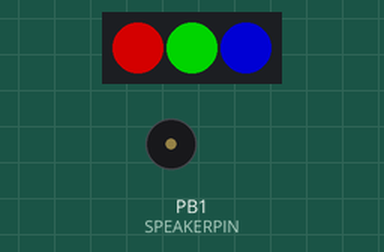
Recording of a sketch running on a simulated ATtiny85, built with avr-gcc and run on an emulated ATtiny85. Shown: 3 RGB LEDs in strip order, left to right, buzzer (waves = sounding, pin HIGH). Dim RGB values are drawn brighter than linear; random numbers use the default seed unless the sketch sets one.

Above: at 0.15 s.
At 0.75 s:
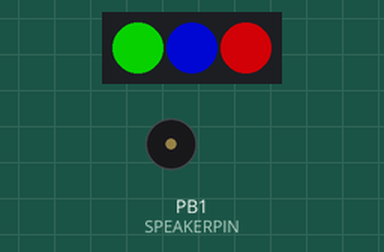
At 1.35 s:
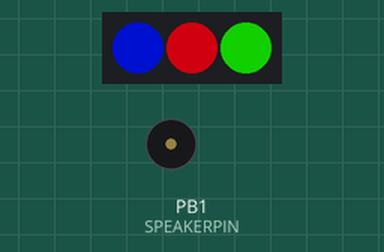
At 2.4 s:
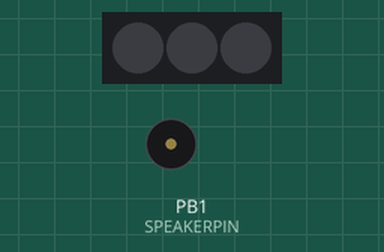
At 4.83 s:
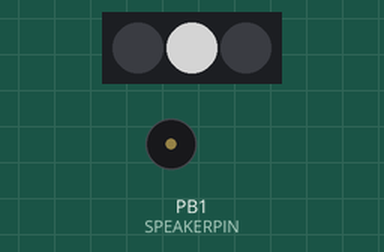
At 21.7 s:
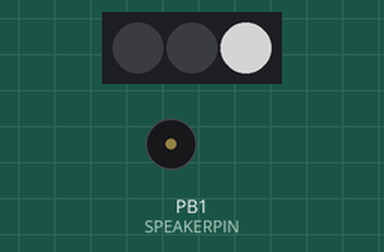
Timing chart, 0 to 23.2 s (numbered marks = the images above):
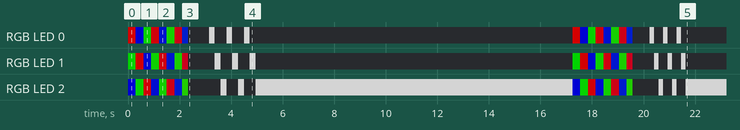

Measured:
- by itself, RGB LED 0: off → RGB(128, 0, 0) at 0.00 s, → RGB(0, 1, 126) 0.30 s later, → RGB(4, 123, 0) 0.30 s later, → RGB(122, 0, 6) 0.30 s later, … (30 changes in this stretch)
- by itself, RGB LED 1: off → RGB(0, 128, 0) at 0.00 s, → RGB(126, 0, 1) 0.30 s later, → RGB(0, 4, 123) 0.30 s later, → RGB(7, 120, 0) 0.30 s later, … (30 changes in this stretch)

The sketch:

Motococo_Bucket_lights.ino.ino
```cpp
// (licence header left out)
#include <Adafruit_NeoPixel.h>

#ifdef __AVR__
#include <avr/power.h>
#endif

// hardware description / pin connections
#define SPEAKERPIN      1
#define NEOPIXELPIN     0
#define POTI_LEFT      A2     // MOTOCOCO! Only one pot / sensor
#define BUTTONS_ADC    A3     // MOTOCOCO! Only one button
#define NUMPIXELS      3     // MOTOCOCO! Number of Neopixels vary

// hardware calibration
#define Vbutton_left   380
#define Vcc            37 // 3.7 V for LiPo
#define Vdiv           26 // measure max Voltage on Analog In

Adafruit_NeoPixel pixels = Adafruit_NeoPixel(NUMPIXELS, NEOPIXELPIN, NEO_GRB + NEO_KHZ800);

// variables
uint16_t colorPoti;
byte buttonState1 = LOW;
byte lastButtonState1 = LOW;
byte buttonCount1 = 0;
byte buttonReset1 = 4;

////////////////////////////////////////////////////////////////////////////////////////////////////////////////////////
/* Specific functions of the 8Bit Mixtape NEO
 ___ _____ _ _      _____ _     _                  _____ _____ _____
| . | __  |_| |_   |     |_|_ _| |_ ___ ___ ___   |   | |   __|     |
| . | __ -| |  _|  | | | | |_'_|  _| .'| . | -_|  | | | |   __|  |  |
|___|_____|_|_|    |_|_|_|_|_,_|_| |__,|  _|___|  |_|___|_____|_____|
                                       |_|
========================================================================================================================
   _________
  | 8Bit(x) |   uint8_t   getButton()                       -> 1 left, 2 right, 3 both
  |  o___o  |   uint16_t  analogReadScaled(uint8_t channel) -> scale the adc of the voltage divider to a retur 0..1023
  |__/___\__|   MOTOCOCO!: Only 1 button in Motococo, 2-button code left for compatibility with 8Bitmixtape & Neocococat

//////////////////////////////////////////////////////////////////////////////////////////////////////////////////////*/

uint8_t getButton()
{
  uint8_t button = 0;
  if (analogRead(BUTTONS_ADC) < Vbutton_left) button = 1;

  return button;
}

uint8_t getButtonState()
{
  uint8_t state = 0;
  int x = getButton();

  if (x == 0) {
    buttonState1 = LOW; // high means not pressed
  }
  if (x == 1) buttonState1 = HIGH; // low means pressed

  if (buttonState1 != lastButtonState1 && buttonState1 == LOW) {
    //do this on press of button 1
       buttonCount1++;
       if (buttonCount1 >= buttonReset1) {
        buttonCount1 = 0;
       }
  }
  return state;
}

uint16_t analogReadScaled(uint8_t channel)
{
  uint16_t value = analogRead(channel);
  value = 700 - value;
  return value;
}


////////////////////////////////////////////////////////////////////////////////////////////////////////////////////////
/* Specific functions of the NEO-Pixel Library
 _____ _____ _____        _         _
|   | |   __|     |   ___|_|_ _ ___| |
| | | |   __|  |  |  | . | |_'_| -_| |
|_|___|_____|_____|  |  _|_|_,_|___|_|
                     |_|

========================================================================================================================
   _________
  | NEO(x)  |   void setColorAllPixel(uint32_t color)                   -> Sets all the pixels to the same color
  |  o___o  |   void displayBinrayValue(uint16_t value, uint32_t color) -> displays binary number
  |__/___\__|   uint32_t Wheel(byte WheelPos)                           -> Input a value 0 to 255 to get a color value.
                                                                        The colours are a transition r - g - b - back to r.
                void rainbowCycle(uint8_t wait, uint8_t rounds)         -> makes a Rainbow :-)

//////////////////////////////////////////////////////////////////////////////////////////////////////////////////////*/

void setColorAllPixel(uint32_t color)
{
  uint8_t n;
  for (n = 0; n < NUMPIXELS; n++)
  {
    pixels.setPixelColor(n, color);
  }
}

void displayBinrayValue(uint16_t value, uint32_t color)
{
  uint8_t n;
  for (n = 0; n < NUMPIXELS; n++)
  {
    if (value & (1 << n)) pixels.setPixelColor(n, color);
    //else pixels.setPixelColor(n,0); // off
  }
}

uint32_t Wheel(byte WheelPos) {
  WheelPos = 255 - WheelPos;
  if (WheelPos < 85) {
    return pixels.Color(255 - WheelPos * 3, 0, WheelPos * 3);
  }
  if (WheelPos < 170) {
    WheelPos -= 85;
    return pixels.Color(0, WheelPos * 3, 255 - WheelPos * 3);
  }
  WheelPos -= 170;
  return pixels.Color(WheelPos * 3, 255 - WheelPos * 3, 0);
}

void rainbowCycle(uint8_t wait) {
  uint16_t i, j;

  for(j=0; j<256*5; j++) { // 5 cycles of all colors on wheel
    for(i=0; i< pixels.numPixels(); i++) {
      pixels.setPixelColor(i, Wheel(((i * 256 / pixels.numPixels()) + j) & 255));
    }
    pixels.show();
    delay(wait);
  }
}

void rainbow(uint8_t wait) {
  uint16_t i, j;

  for(j=0; j<256; j++) {
    for(i=0; i<pixels.numPixels(); i++) {
      pixels.setPixelColor(i, Wheel((i+j) & 255));
    }
    pixels.show();
    delay(wait);
  }
}

void colorWipe(uint32_t c, uint8_t wait) {
  for(uint16_t i=0; i<pixels.numPixels(); i++) {
    pixels.setPixelColor(i, c);
    pixels.show();
    delay(wait);
  }
}

//Theatre-style crawling lights.
void theaterChase(uint32_t c, uint8_t wait) {
  for (int j=0; j<3; j++) {  //do 10 cycles of chasing
    for (int q=0; q < 3; q++) {
      for (uint16_t i=0; i < pixels.numPixels(); i=i+3) {
        pixels.setPixelColor(i+q, c);    //turn every third pixel on
      }
      pixels.show();

      delay(wait);

      for (uint16_t i=0; i < pixels.numPixels(); i=i+3) {
        pixels.setPixelColor(i+q, 0);        //turn every third pixel off
      }
    }
  }
}

void setOffOnePixel(uint8_t pixNum){
  pixels.setPixelColor(pixNum, pixels.Color(0, 0, 0));
}


////////////////////////////////////////////////////////////////////////////////////////////////////////////////////////
/* the setup routine runs once when you start the Motococo or press reset
========================================================================================================================
   _________            _
  | setup() |   ___ ___| |_ _ _ _ _
  |  o___o  |  |_ -| -_|  _| | | . |
  |__/___\__|  |___|___|_| |___|  _|
                               |_|
//////////////////////////////////////////////////////////////////////////////////////////////////////////////////////*/

void setup()
{
#if defined (__AVR_ATtiny85__)
  if (F_CPU == 16000000) clock_prescale_set(clock_div_1);
#endif

  pixels.begin(); // This initializes the NeoPixel library.
  pixels.setBrightness(128);       // Neopixel brightness (255 = max)
  pinMode(SPEAKERPIN, OUTPUT);

}

////////////////////////////////////////////////////////////////////////////////////////////////////////////////////////
/* The main loop to put all your code
========================================================================================================================
   _________    _
  | loop()  |  | |___ ___ ___
  |  o___o  |  | | . | . | . |
  |__/___\__|  |_|___|___|  _|
                         |_|
//////////////////////////////////////////////////////////////////////////////////////////////////////////////////////*/

void loop()
{

// Did this work?
//  uint16_t sensorValue = 0;
//  uint8_t mappedValue = 0;
//  sensorValue = analogRead(POTI_LEFT);
//  mappedValue = map(sensorValue, 0, 1023, 0, 8);
//
//  uint8_t pixNum = random(20);
//  uint8_t colorR = random(255);
//  uint8_t colorG = random(255);
//  uint8_t colorB = random(255);
//  for(uint16_t i=0; i<mappedValue; i++) {
//    pixels.setPixelColor(i, pixels.Color(colorR, colorG, colorB));
//    pixels.show();
//  }

// Random
// pixels.setPixelColor(random(NUMPIXELS), pixels.Color(random(255), random(255), random(255)));
// pixels.setPixelColor(random(NUMPIXELS), pixels.Color(random(0), random(0), random(0)));
// pixels.show();
// delay(250);


rainbowCycle(1);

// Clear
colorWipe(pixels.Color(0, 0, 0), 20);
delay(random(1000));

theaterChase(pixels.Color(255, 255, 255), random(1500));
//colorWipe(pixels.Color(0, 255, 0), 50);

delay(random(19000));

// When Flashlight hits sensor -> chase effect
// if(analogRead(POTI_LEFT) > 400) {
//  theaterChase(pixels.Color(255, 255, 255), 50);
//}


// Rare Rainbow & clear
//  if(random(255) > 253) {
//    rainbowCycle(1);
//    colorWipe(pixels.Color(0, 0, 0), 20);
//  }
}
```
